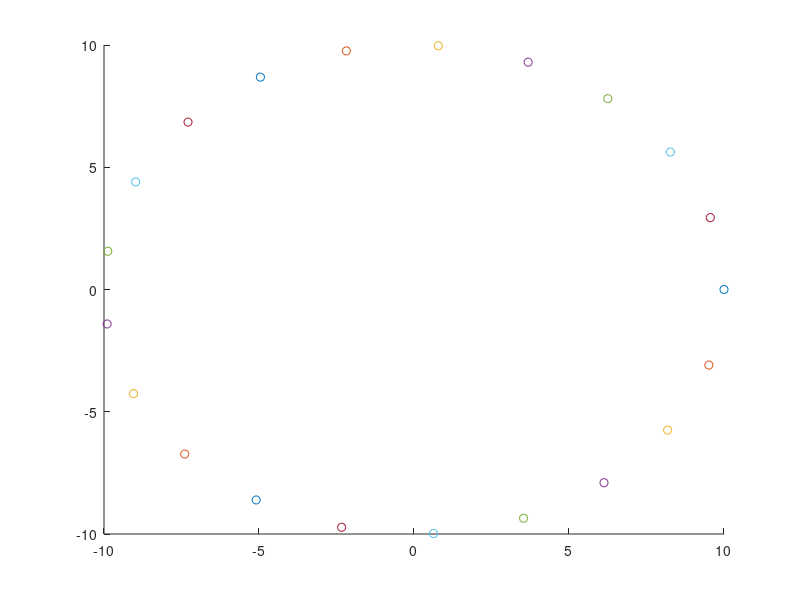

Here is the MATLAB script that generated this plot:
% This is a scanning protocol as mentioned in the journal 
% "Surface Estimation for Microwave Imaging"
% Link to the journal : 
% https://www.ncbi.nlm.nih.gov/pmc/articles/PMC5539471/
%=========================================================================%

% The algoritm should know the coordinate of the center of the hole in the 
% table and The diameter of the whole. 

% Example of a hole center coordinate in Yumi space 
hole_center = [10, 20, 40];
hole_diameter = 20 ; %CM 

% it assumes a cylindrical boundary box arround the table hole. 
% The cylindrical boundary center matches the hole in the table and have
% the same diameter. 
% The maximum heigh is assumed to be 20 cm 
boundary_height = 20;



% Heights for scanning points 

z_step_size = 0.5; % Height slice step size
num_z_step = (hole_center(3)-boundary_height)/(0.5); % number of steps 
% Z of all scanning heights
Z = linspace(hole_center(3),(hole_center(3)-boundary_height), num_z_step+1);


azimuth = (pi.*linspace(0,360-18,21))./180 ;

r = hole_diameter/2;

scan_points = [];

for i = 1:length(azimuth)
 
    for j = 1 :length(Z)
        point(:,1) = r.*cos(azimuth(i));
        point(:,2) = r.*sin(azimuth(i));
        point(:,3) = Z(j);
        scan_points = [scan_points;point];
    end

end
% Remove the last scan as 2pi and 0 are the same azimuth 
%.......

figure;
hold on;
% Plot points 
for point_idx = 1:length(scan_points)
    scatter3(scan_points(point_idx,1),scan_points(point_idx,2),scan_points(point_idx,3))
    drawnow
end

